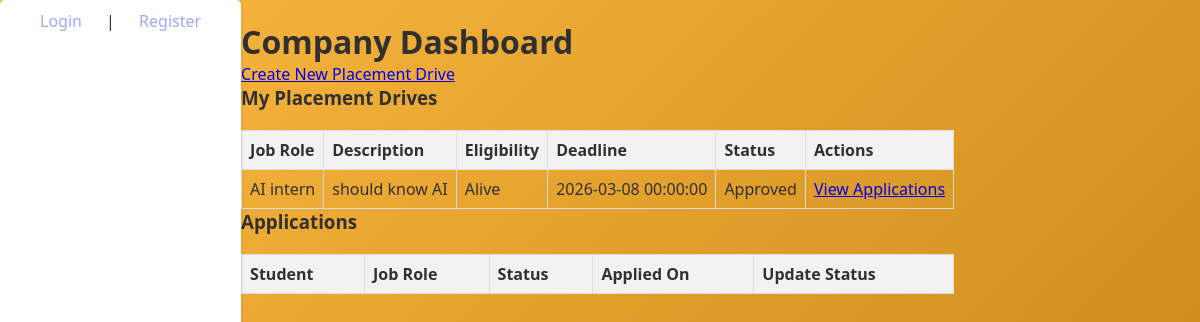
/company/dashboard (signed in), run on the app's committed database.
### app.py (models this page shows)
class placementDrive(db.Model):
    __tablename__ = 'placementDrive'
    id = db.Column(db.Integer, primary_key=True)
    company_name = db.Column(db.String(100), nullable=False)
    job_role = db.Column(db.String(100), nullable=False)
    description = db.Column(db.Text, nullable=False)
    eligibility_criteria = db.Column(db.Text, nullable=False)
    application_deadline = db.Column(db.DateTime, nullable=False)
    status = db.Column(db.String(50), default='Pending')
    company_id = db.Column(db.Integer, db.ForeignKey('user.id'), nullable=False)

### app.py (the view)
@app.route('/company/dashboard')
@login_required
def company_dashboard():
    if current_user.role != 'company' or not current_user.is_approved:
        return redirect(url_for('login'))
    drives = placementDrive.query.filter_by(company_id=current_user.id).all()
    apps = Application.query.join(placementDrive).filter(placementDrive.company_id == current_user.id).all()
    return render_template('company_dash.html', drives=drives, applications=apps)

### app.py (called while the page is built)
@login_manager.user_loader
def load_user(user_id):
    return User.query.get(int(user_id))

### templates/company_dash.html (shortened to what this page needs)
{% extends 'base.html' %}
{% block content %}
<h1>Company Dashboard</h1>
<a href="{{ url_for('create_drive') }}">Create New Placement Drive</a>
<h3>My Placement Drives</h3>
<table border="1" style="width:100%; border-collapse: collapse;">
    <tr><th>Job Role</th><th>Description</th><th>Eligibility</th><th>Deadline</th><th>Status</th><th>Actions</th></tr>
    {% for drive in drives %}
    <tr>
        <td>{{ drive.job_role }}</td>
        <td>{{ drive.description }}</td>
        <td>{{ drive.eligibility_criteria }}</td>
        <td>{{ drive.application_deadline }}</td>
        <td>{{ drive.status }}</td>
        <td><a href="{{ url_for('view_applications', drive_id=drive.id) }}">View Applications</a></td>
    </tr>
    {% endfor %}
</table>
<h3>Applications</h3>
<table border="1" style="width:100%; border-collapse: collapse;">
    <tr><th>Student</th><th>Job Role</th><th>Status</th><th>Applied On</th><th>Update Status</th></tr>
</table>
{% endblock %}

### templates/base.html (style rules this page uses)
* { margin: 0; padding: 0; box-sizing: border-box; }
body { font-family: 'Segoe UI', Tahoma, Geneva, Verdana, sans-serif; background: linear-gradient(135deg,#fbb842 0%, #c3810f 100%); min-height: 100vh; display: flex; color: #303030; }
table { width: 100%; border-collapse: collapse; margin-top: 20px; }
table th, table td { border: 1px solid #ddd; padding: 8px; text-align: left; }
table th { background-color: #f2f2f2; }

### data on the page
placementDrive: job_role "AI intern", description "should know AI", eligibility_criteria "Alive", application_deadline "2026-03-08 00:00:00", status "Approved"
